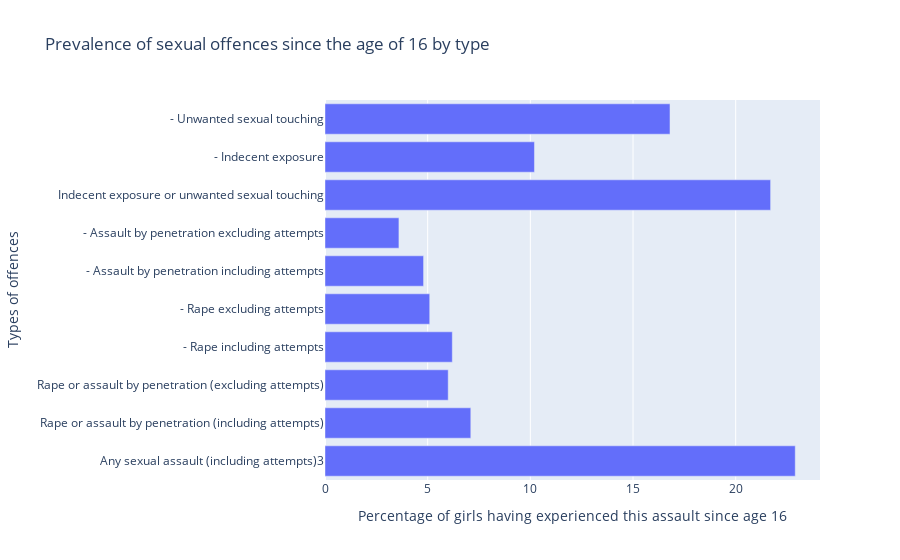

Notebook code for this chart:
### Code cell
# Analysing and visualising the data

# We plot 3 graphs:
# 1. The prevalence of the types of offences since the age of 16 - interactive bar chart
# 2. The prevalence of the types of offences in the last year - interactive bar chart
# 3. Comparison of the prevalence of the types of offences since the age of 16 and in the last year - interactive bar chart (combining the two previous bar charts)

# For the graph 1. we plot an interactive bar chart


#Create bar chart
df5['Percentage of girls having experienced this assault since age 16']=df5[['Since the age of 16']].astype('float')

fig = px.bar(df5, y="Types of offences", x='Percentage of girls having experienced this assault since age 16', 
             title="Prevalence of sexual offences since the age of 16 by type",
             orientation='h')
fig.show()

fig.write_html('/Users/jutti/Documents/QM2SRQ1-2/Visualisations/Prevalence of sexual offences since the age of 16 by type.html')

### Figure 1 — Plotly figure (JSON) as saved in the notebook; plotly's stock layout.template omitted (floating-point values rounded to 4 significant figures)
{"data": [{"alignmentgroup": "True", "hovertemplate": "Percentage of girls having experienced this assault since age 16=%{x}<br>Types of offences=%{y}<extra></extra>", "legendgroup": "", "marker": {"color": "#636efa", "pattern": {"shape": ""}}, "name": "", "offsetgroup": "", "orientation": "h", "showlegend": false, "textposition": "auto", "type": "bar", "x": [22.9, 7.1, 6, 6.2, 5.1, 4.8, 3.6, 21.7, 10.2, 16.8], "xaxis": "x", "y": ["Any sexual assault (including attempts)3", "Rape or assault by penetration (including attempts)", "Rape or assault by penetration (excluding attempts)", "- Rape including attempts", "- Rape excluding attempts", "- Assault by penetration including attempts", "- Assault by penetration excluding attempts", "Indecent exposure or unwanted sexual touching", "- Indecent exposure", "- Unwanted sexual touching"], "yaxis": "y"}], "layout": {"barmode": "relative", "legend": {"tracegroupgap": 0}, "title": {"text": "Prevalence of sexual offences since the age of 16 by type"}, "xaxis": {"anchor": "y", "domain": [0, 1], "title": {"text": "Percentage of girls having experienced this assault since age 16"}}, "yaxis": {"anchor": "x", "domain": [0, 1], "title": {"text": "Types of offences"}}}}
